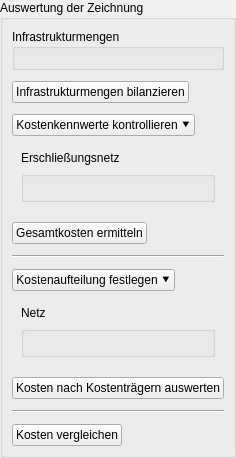
         <widget class="QgsCollapsibleGroupBox" name="evaluation_groupbox">
          <property name="title">
           <string>Auswertung der Zeichnung</string>
          </property>
          <property name="alignment">
           <set>Qt::AlignLeading|Qt::AlignLeft|Qt::AlignTop</set>
          </property>
          <property name="collapsed">
           <bool>true</bool>
          </property>
          <layout class="QVBoxLayout" name="verticalLayout_5">
           <property name="spacing">
            <number>6</number>
           </property>
           <property name="leftMargin">
            <number>9</number>
           </property>
           <property name="topMargin">
            <number>9</number>
           </property>
           <property name="rightMargin">
            <number>9</number>
           </property>
           <property name="bottomMargin">
            <number>9</number>
           </property>
           <item>
            <widget class="QGroupBox" name="mengen_params_group">
             <property name="title">
              <string>Infrastrukturmengen</string>
             </property>
             <layout class="QVBoxLayout" name="verticalLayout_7"/>
            </widget>
           </item>
           <item>
            <spacer name="verticalSpacer_7">
             <property name="orientation">
              <enum>Qt::Vertical</enum>
             </property>
             <property name="sizeType">
              <enum>QSizePolicy::Fixed</enum>
             </property>
             <property name="sizeHint" stdset="0">
              <size>
               <width>20</width>
               <height>5</height>
              </size>
             </property>
            </spacer>
           </item>
           <item>
            <widget class="QPushButton" name="infrastrukturmengen_button">
             <property name="sizePolicy">
              <sizepolicy hsizetype="Fixed" vsizetype="Fixed">
               <horstretch>0</horstretch>
               <verstretch>0</verstretch>
              </sizepolicy>
             </property>
             <property name="toolTip">
              <string>&lt;p&gt;&lt;span style=&quot; font-weight:600;&quot;&gt;Infrastrukturmengen bilanzieren&lt;/span&gt;&lt;/p&gt;&lt;p&gt;Länge der Erschließungsnetze sowie Gesamtkosten der punktuellen Maßnahmen aufsummieren und in zwei Diagrammen anzeigen lassen.&lt;/p&gt;</string>
             </property>
             <property name="text">
              <string>Infrastrukturmengen bilanzieren</string>
             </property>
             <property name="icon">
              <iconset>
               <normaloff>../../images/iconset_mob/20190619_iconset_mob_calculate_values_1.png</normaloff>../../images/iconset_mob/20190619_iconset_mob_calculate_values_1.png</iconset>
             </property>
            </widget>
           </item>
           <item>
            <spacer name="verticalSpacer_3">
             <property name="orientation">
              <enum>Qt::Vertical</enum>
             </property>
             <property name="sizeType">
              <enum>QSizePolicy::Fixed</enum>
             </property>
             <property name="sizeHint" stdset="0">
              <size>
               <width>20</width>
               <height>5</height>
              </size>
             </property>
            </spacer>
           </item>
           <item>
            <widget class="QPushButton" name="kostenkennwerte_button">
             <property name="sizePolicy">
              <sizepolicy hsizetype="Fixed" vsizetype="Fixed">
               <horstretch>0</horstretch>
               <verstretch>0</verstretch>
              </sizepolicy>
             </property>
             <property name="toolTip">
              <string>&lt;html&gt;&lt;head/&gt;&lt;body&gt;&lt;p&gt;&lt;span style=&quot; font-weight:600;&quot;&gt;Kostenkennwerte kontrollieren&lt;/span&gt;&lt;/p&gt;&lt;p&gt;Kostensätze pro laufendem Meter für die einzelnen Erschließungsnetze ansehen und bei Bedarf anpassen (nicht relevant für punktuelle Maßnahmen).&lt;/p&gt;&lt;/body&gt;&lt;/html&gt;</string>
             </property>
             <property name="layoutDirection">
              <enum>Qt::LeftToRight</enum>
             </property>
             <property name="text">
              <string>Kostenkennwerte kontrollieren ⯆</string>
             </property>
             <property name="icon">
              <iconset>
               <normaloff>../../images/iconset_mob/20190619_iconset_mob_specify_2.png</normaloff>../../images/iconset_mob/20190619_iconset_mob_specify_2.png</iconset>
             </property>
             <property name="checkable">
              <bool>true</bool>
             </property>
             <property name="flat">
              <bool>false</bool>
             </property>
            </widget>
           </item>
           <item>
            <widget class="QWidget" name="kostenkennwerte_widget" native="true">
             <property name="layoutDirection">
              <enum>Qt::LeftToRight</enum>
             </property>
             <layout class="QVBoxLayout" name="verticalLayout_11">
              <item>
               <widget class="QLabel" name="label_8">
                <property name="text">
                 <string>Erschließungsnetz</string>
                </property>
               </widget>
              </item>
              <item>
               <layout class="QGridLayout" name="kostenkennwerte_radio_grid"/>
              </item>
              <item>
               <widget class="QGroupBox" name="kostenkennwerte_params_group">
                <property name="title">
                 <string/>
                </property>
                <layout class="QVBoxLayout" name="verticalLayout_12"/>
               </widget>
              </item>
             </layout>
            </widget>
           </item>
           <item>
            <spacer name="verticalSpacer_5">
             <property name="orientation">
              <enum>Qt::Vertical</enum>
             </property>
             <property name="sizeType">
              <enum>QSizePolicy::Fixed</enum>
             </property>
             <property name="sizeHint" stdset="0">
              <size>
               <width>20</width>
               <height>5</height>
              </size>
             </property>
            </spacer>
           </item>
           <item>
            <widget class="QPushButton" name="gesamtkosten_button">
             <property name="sizePolicy">
              <sizepolicy hsizetype="Fixed" vsizetype="Fixed">
               <horstretch>0</horstretch>
               <verstretch>0</verstretch>
              </sizepolicy>
             </property>
             <property name="toolTip">
              <string>&lt;html&gt;&lt;head/&gt;&lt;body&gt;&lt;p&gt;&lt;span style=&quot; font-weight:600;&quot;&gt;Gesamtkosten ermitteln&lt;/span&gt;&lt;/p&gt;&lt;p&gt;Aus der Verknüpfung der Infrastrukturmengen (Netzabschnitte und punktuelle Maßnahmen) und der Kostenkennwerte die Gesamtkosten der Erschließung schätzen (noch ohne Aufteilung auf Kostenträger).&lt;/p&gt;&lt;/body&gt;&lt;/html&gt;</string>
             </property>
             <property name="text">
              <string>Gesamtkosten ermitteln</string>
             </property>
             <property name="icon">
              <iconset>
               <normaloff>../../images/iconset_mob/20190619_iconset_mob_calculate_1.png</normaloff>../../images/iconset_mob/20190619_iconset_mob_calculate_1.png</iconset>
             </property>
            </widget>
           </item>
           <item>
            <spacer name="verticalSpacer_9">
             <property name="orientation">
              <enum>Qt::Vertical</enum>
             </property>
             <property name="sizeType">
              <enum>QSizePolicy::Fixed</enum>
             </property>
             <property name="sizeHint" stdset="0">
              <size>
               <width>20</width>
               <height>5</height>
              </size>
             </property>
            </spacer>
           </item>
           <item>
            <widget class="Line" name="line">
             <property name="frameShadow">
              <enum>QFrame::Sunken</enum>
             </property>
             <property name="orientation">
              <enum>Qt::Horizontal</enum>
             </property>
            </widget>
           </item>
           <item>
            <spacer name="verticalSpacer_8">
             <property name="orientation">
              <enum>Qt::Vertical</enum>
             </property>
             <property name="sizeType">
              <enum>QSizePolicy::Fixed</enum>
             </property>
             <property name="sizeHint" stdset="0">
              <size>
               <width>20</width>
               <height>5</height>
              </size>
             </property>
            </spacer>
           </item>
           <item>
            <widget class="QPushButton" name="kostenaufteilung_button">
             <property name="sizePolicy">
              <sizepolicy hsizetype="Fixed" vsizetype="Fixed">
               <horstretch>0</horstretch>
               <verstretch>0</verstretch>
              </sizepolicy>
             </property>
             <property name="toolTip">
              <string>&lt;html&gt;&lt;head/&gt;&lt;body&gt;&lt;p&gt;&lt;span style=&quot; font-weight:600;&quot;&gt;Kostenaufteilung festlegen&lt;/span&gt;&lt;/p&gt;&lt;p&gt;Festlegen, welcher Kostenträger in welcher Kostenphase welchen Anteil der Kosten welches Erschließungsnetzes zu tragen hat.&lt;/p&gt;&lt;/body&gt;&lt;/html&gt;</string>
             </property>
             <property name="layoutDirection">
              <enum>Qt::LeftToRight</enum>
             </property>
             <property name="autoFillBackground">
              <bool>false</bool>
             </property>
             <property name="text">
              <string>Kostenaufteilung festlegen ⯆</string>
             </property>
             <property name="icon">
              <iconset>
               <normaloff>../../images/iconset_mob/20190619_iconset_mob_specify_diagram_1.png</normaloff>../../images/iconset_mob/20190619_iconset_mob_specify_diagram_1.png</iconset>
             </property>
             <property name="checkable">
              <bool>true</bool>
             </property>
             <property name="flat">
              <bool>false</bool>
             </property>
            </widget>
           </item>
           <item>
            <widget class="QWidget" name="kostenaufteilung_widget" native="true">
             <layout class="QVBoxLayout" name="verticalLayout_3">
              <item>
               <widget class="QLabel" name="label_6">
                <property name="text">
                 <string>Netz</string>
                </property>
               </widget>
              </item>
              <item>
               <layout class="QGridLayout" name="kostenaufteilung_radio_grid"/>
              </item>
              <item>
               <widget class="QGroupBox" name="kostenaufteilung_params_group">
                <property name="title">
                 <string/>
                </property>
                <layout class="QVBoxLayout" name="verticalLayout_4"/>
               </widget>
              </item>
             </layout>
            </widget>
           </item>
           <item>
            <spacer name="verticalSpacer_6">
             <property name="orientation">
              <enum>Qt::Vertical</enum>
             </property>
             <property name="sizeType">
              <enum>QSizePolicy::Fixed</enum>
             </property>
             <property name="sizeHint" stdset="0">
              <size>
               <width>20</width>
               <height>5</height>
              </size>
             </property>
            </spacer>
           </item>
           <item>
            <widget class="QPushButton" name="kostentraeger_button">
             <property name="sizePolicy">
              <sizepolicy hsizetype="Fixed" vsizetype="Fixed">
               <horstretch>0</horstretch>
               <verstretch>0</verstretch>
              </sizepolicy>
             </property>
             <property name="toolTip">
              <string>&lt;html&gt;&lt;head/&gt;&lt;body&gt;&lt;p&gt;&lt;span style=&quot; font-weight:600;&quot;&gt;Kosten nach Kostenträgern auswerten&lt;/span&gt;&lt;/p&gt;&lt;p&gt;Auswerten, welcher Kostenträger welchen Anteil der zuvor abgeschätzten Gesamtkosten der zusätzlichen Erschließungselemente zu tragen hat.&lt;/p&gt;&lt;/body&gt;&lt;/html&gt;</string>
             </property>
             <property name="text">
              <string>Kosten nach Kostenträgern auswerten</string>
             </property>
             <property name="icon">
              <iconset>
               <normaloff>../../images/iconset_mob/20190619_iconset_mob_calculate_diagram_1.png</normaloff>../../images/iconset_mob/20190619_iconset_mob_calculate_diagram_1.png</iconset>
             </property>
            </widget>
           </item>
           <item>
            <spacer name="verticalSpacer_10">
             <property name="orientation">
              <enum>Qt::Vertical</enum>
             </property>
             <property name="sizeType">
              <enum>QSizePolicy::Fixed</enum>
             </property>
             <property name="sizeHint" stdset="0">
              <size>
               <width>20</width>
               <height>5</height>
              </size>
             </property>
            </spacer>
           </item>
           <item>
            <widget class="Line" name="line_3">
             <property name="frameShadow">
              <enum>QFrame::Sunken</enum>
             </property>
             <property name="orientation">
              <enum>Qt::Horizontal</enum>
             </property>
            </widget>
           </item>
           <item>
            <spacer name="verticalSpacer">
             <property name="orientation">
              <enum>Qt::Vertical</enum>
             </property>
             <property name="sizeType">
              <enum>QSizePolicy::Fixed</enum>
             </property>
             <property name="sizeHint" stdset="0">
              <size>
               <width>20</width>
               <height>5</height>
              </size>
             </property>
            </spacer>
           </item>
           <item>
            <widget class="QPushButton" name="kostenvergleich_button">
             <property name="sizePolicy">
              <sizepolicy hsizetype="Fixed" vsizetype="Fixed">
               <horstretch>0</horstretch>
               <verstretch>0</verstretch>
              </sizepolicy>
             </property>
             <property name="toolTip">
              <string>&lt;html&gt;&lt;head/&gt;&lt;body&gt;&lt;p&gt;&lt;span style=&quot; font-weight:600;&quot;&gt;Kosten pro WE bzw. AP vergleichen&lt;/span&gt;&lt;/p&gt;&lt;p&gt;Die ermittelten Erschließungskosten pro Wohneinheit bzw. Arbeitsplatz bundesweiten Vergleichswerten gegenüberstellen. &lt;br&gt;(Nur verfügbar, wenn alle Teilflächen die Nutzung “Wohnen” oder alle Teilflächen die Nutzung “Gewerbe” haben.)&lt;/p&gt;&lt;/body&gt;&lt;/html&gt;</string>
             </property>
             <property name="text">
              <string>Kosten vergleichen</string>
             </property>
             <property name="icon">
              <iconset>
               <normaloff>../../images/iconset_mob/20190619_iconset_mob_statistics_1.png</normaloff>../../images/iconset_mob/20190619_iconset_mob_statistics_1.png</iconset>
             </property>
            </widget>
           </item>
          </layout>
         </widget>
